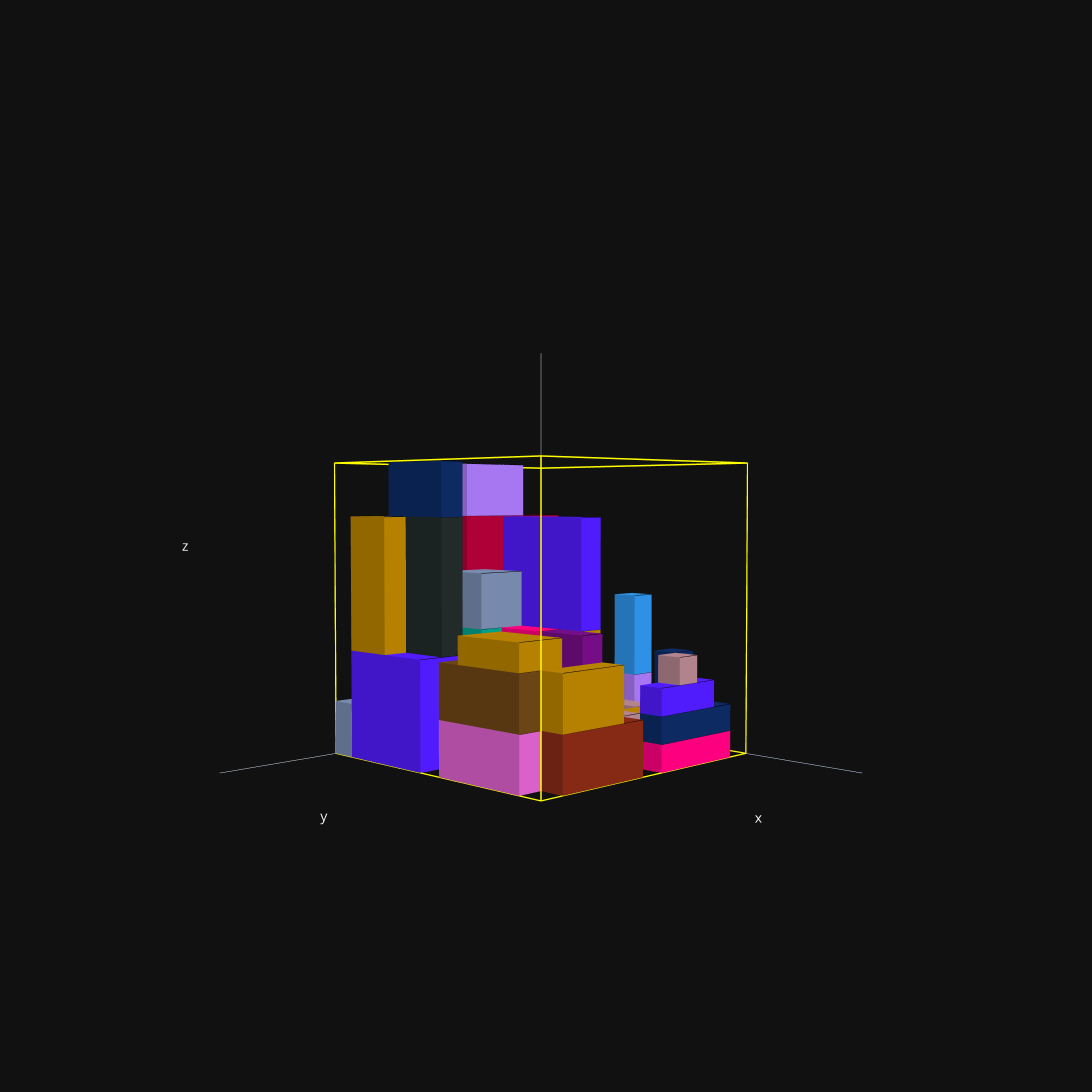

The cell this chart's notebook holds for it:
### Code cell


### Figure 1 — Plotly figure (JSON) as saved in the notebook; plotly's stock layout.template omitted (floating-point values rounded to 4 significant figures)
{"data": [{"line": {"color": "yellow", "width": 3}, "mode": "lines", "x": [0, 11], "y": [0, 0], "z": [0, 0], "type": "scatter3d"}, {"line": {"color": "yellow", "width": 3}, "mode": "lines", "x": [0, 0], "y": [0, 11], "z": [0, 0], "type": "scatter3d"}, {"line": {"color": "yellow", "width": 3}, "mode": "lines", "x": [0, 0], "y": [0, 0], "z": [0, 11], "type": "scatter3d"}, {"line": {"color": "yellow", "width": 3}, "mode": "lines", "x": [11, 11], "y": [0, 11], "z": [0, 0], "type": "scatter3d"}, {"line": {"color": "yellow", "width": 3}, "mode": "lines", "x": [11, 11], "y": [0, 0], "z": [0, 11], "type": "scatter3d"}, {"line": {"color": "yellow", "width": 3}, "mode": "lines", "x": [0, 11], "y": [11, 11], "z": [0, 0], "type": "scatter3d"}, {"line": {"color": "yellow", "width": 3}, "mode": "lines", "x": [0, 0], "y": [11, 11], "z": [0, 11], "type": "scatter3d"}, {"line": {"color": "yellow", "width": 3}, "mode": "lines", "x": [11, 11], "y": [11, 11], "z": [0, 11], "type": "scatter3d"}, {"line": {"color": "yellow", "width": 3}, "mode": "lines", "x": [0, 11], "y": [0, 0], "z": [11, 11], "type": "scatter3d"}, {"line": {"color": "yellow", "width": 3}, "mode": "lines", "x": [0, 0], "y": [0, 11], "z": [11, 11], "type": "scatter3d"}, {"line": {"color": "yellow", "width": 3}, "mode": "lines", "x": [11, 11], "y": [0, 11], "z": [11, 11], "type": "scatter3d"}, {"line": {"color": "yellow", "width": 3}, "mode": "lines", "x": [0, 11], "y": [11, 11], "z": [11, 11], "type": "scatter3d"}, {"color": "#FC0080", "flatshading": true, "i": [1, 2, 5, 6, 1, 4, 3, 6, 1, 7, 0, 6], "j": [0, 3, 4, 7, 0, 5, 2, 7, 3, 5, 2, 4], "k": [2, 1, 6, 5, 4, 1, 6, 3, 7, 1, 6, 0], "opacity": 1, "x": [1, 5, 1, 5, 1, 5, 1, 5], "y": [0, 0, 3, 3, 0, 0, 3, 3], "z": [0, 0, 0, 0, 3, 3, 3, 3], "type": "mesh3d"}, {"line": {"color": "black", "width": 0}, "mode": "lines", "x": [1, 5], "y": [3, 3], "z": [3, 3], "type": "scatter3d"}, {"color": "#511CFB", "flatshading": true, "i": [1, 2, 5, 6, 1, 4, 3, 6, 1, 7, 0, 6], "j": [0, 3, 4, 7, 0, 5, 2, 7, 3, 5, 2, 4], "k": [2, 1, 6, 5, 4, 1, 6, 3, 7, 1, 6, 0], "opacity": 1, "x": [9, 11, 9, 11, 9, 11, 9, 11], "y": [1, 1, 5, 5, 1, 1, 5, 5], "z": [0, 0, 0, 0, 4, 4, 4, 4], "type": "mesh3d"}, {"line": {"color": "black", "width": 0}, "mode": "lines", "x": [9, 11], "y": [5, 5], "z": [4, 4], "type": "scatter3d"}, {"color": "#A777F1", "flatshading": true, "i": [1, 2, 5, 6, 1, 4, 3, 6, 1, 7, 0, 6], "j": [0, 3, 4, 7, 0, 5, 2, 7, 3, 5, 2, 4], "k": [2, 1, 6, 5, 4, 1, 6, 3, 7, 1, 6, 0], "opacity": 1, "x": [2, 3, 2, 3, 2, 3, 2, 3], "y": [3, 3, 8, 8, 3, 3, 8, 8], "z": [0, 0, 0, 0, 3, 3, 3, 3], "type": "mesh3d"}, {"line": {"color": "black", "width": 0}, "mode": "lines", "x": [2, 3], "y": [8, 8], "z": [3, 3], "type": "scatter3d"}, {"color": "#B2828D", "flatshading": true, "i": [1, 2, 5, 6, 1, 4, 3, 6, 1, 7, 0, 6], "j": [0, 3, 4, 7, 0, 5, 2, 7, 3, 5, 2, 4], "k": [2, 1, 6, 5, 4, 1, 6, 3, 7, 1, 6, 0], "opacity": 1, "x": [5, 6, 5, 6, 5, 6, 5, 6], "y": [5, 5, 10, 10, 5, 5, 10, 10], "z": [0, 0, 0, 0, 2, 2, 2, 2], "type": "mesh3d"}, {"line": {"color": "black", "width": 0}, "mode": "lines", "x": [5, 6], "y": [10, 10], "z": [2, 2], "type": "scatter3d"}, {"color": "#511CFB", "flatshading": true, "i": [1, 2, 5, 6, 1, 4, 3, 6, 1, 7, 0, 6], "j": [0, 3, 4, 7, 0, 5, 2, 7, 3, 5, 2, 4], "k": [2, 1, 6, 5, 4, 1, 6, 3, 7, 1, 6, 0], "opacity": 1, "x": [0, 1, 0, 1, 0, 1, 0, 1], "y": [5, 5, 10, 10, 5, 5, 10, 10], "z": [0, 0, 0, 0, 1, 1, 1, 1], "type": "mesh3d"}, {"line": {"color": "black", "width": 0}, "mode": "lines", "x": [0, 1], "y": [10, 10], "z": [1, 1], "type": "scatter3d"}, {"color": "#DA60CA", "flatshading": true, "i": [1, 2, 5, 6, 1, 4, 3, 6, 1, 7, 0, 6], "j": [0, 3, 4, 7, 0, 5, 2, 7, 3, 5, 2, 4], "k": [2, 1, 6, 5, 4, 1, 6, 3, 7, 1, 6, 0], "opacity": 1, "x": [7, 8, 7, 8, 7, 8, 7, 8], "y": [3, 3, 8, 8, 3, 3, 8, 8], "z": [0, 0, 0, 0, 3, 3, 3, 3], "type": "mesh3d"}, {"line": {"color": "black", "width": 0}, "mode": "lines", "x": [7, 8], "y": [8, 8], "z": [3, 3], "type": "scatter3d"}, {"color": "#511CFB", "flatshading": true, "i": [1, 2, 5, 6, 1, 4, 3, 6, 1, 7, 0, 6], "j": [0, 3, 4, 7, 0, 5, 2, 7, 3, 5, 2, 4], "k": [2, 1, 6, 5, 4, 1, 6, 3, 7, 1, 6, 0], "opacity": 1, "x": [1, 2, 1, 2, 1, 2, 1, 2], "y": [7, 7, 9, 9, 7, 7, 9, 9], "z": [0, 0, 0, 0, 1, 1, 1, 1], "type": "mesh3d"}, {"line": {"color": "black", "width": 0}, "mode": "lines", "x": [1, 2], "y": [9, 9], "z": [1, 1], "type": "scatter3d"}, {"color": "#862A16", "flatshading": true, "i": [1, 2, 5, 6, 1, 4, 3, 6, 1, 7, 0, 6], "j": [0, 3, 4, 7, 0, 5, 2, 7, 3, 5, 2, 4], "k": [2, 1, 6, 5, 4, 1, 6, 3, 7, 1, 6, 0], "opacity": 1, "x": [6, 10, 6, 10, 6, 10, 6, 10], "y": [10, 10, 11, 11, 10, 10, 11, 11], "z": [0, 0, 0, 0, 2, 2, 2, 2], "type": "mesh3d"}, {"line": {"color": "black", "width": 0}, "mode": "lines", "x": [6, 10], "y": [11, 11], "z": [2, 2], "type": "scatter3d"}, {"color": "#222A2A", "flatshading": true, "i": [1, 2, 5, 6, 1, 4, 3, 6, 1, 7, 0, 6], "j": [0, 3, 4, 7, 0, 5, 2, 7, 3, 5, 2, 4], "k": [2, 1, 6, 5, 4, 1, 6, 3, 7, 1, 6, 0], "opacity": 1, "x": [9, 10, 9, 10, 9, 10, 9, 10], "y": [1, 1, 5, 5, 1, 1, 5, 5], "z": [4, 4, 4, 4, 9, 9, 9, 9], "type": "mesh3d"}, {"line": {"color": "black", "width": 0}, "mode": "lines", "x": [9, 10], "y": [5, 5], "z": [9, 9], "type": "scatter3d"}, {"color": "#B68100", "flatshading": true, "i": [1, 2, 5, 6, 1, 4, 3, 6, 1, 7, 0, 6], "j": [0, 3, 4, 7, 0, 5, 2, 7, 3, 5, 2, 4], "k": [2, 1, 6, 5, 4, 1, 6, 3, 7, 1, 6, 0], "opacity": 1, "x": [6, 7, 6, 7, 6, 7, 6, 7], "y": [5, 5, 9, 9, 5, 5, 9, 9], "z": [0, 0, 0, 0, 5, 5, 5, 5], "type": "mesh3d"}, {"line": {"color": "black", "width": 0}, "mode": "lines", "x": [6, 7], "y": [9, 9], "z": [5, 5], "type": "scatter3d"}, {"color": "#862A16", "flatshading": true, "i": [1, 2, 5, 6, 1, 4, 3, 6, 1, 7, 0, 6], "j": [0, 3, 4, 7, 0, 5, 2, 7, 3, 5, 2, 4], "k": [2, 1, 6, 5, 4, 1, 6, 3, 7, 1, 6, 0], "opacity": 1, "x": [2, 4, 2, 4, 2, 4, 2, 4], "y": [0, 0, 2, 2, 0, 0, 2, 2], "z": [3, 3, 3, 3, 4, 4, 4, 4], "type": "mesh3d"}, {"line": {"color": "black", "width": 0}, "mode": "lines", "x": [2, 4], "y": [2, 2], "z": [4, 4], "type": "scatter3d"}, {"color": "#6C4516", "flatshading": true, "i": [1, 2, 5, 6, 1, 4, 3, 6, 1, 7, 0, 6], "j": [0, 3, 4, 7, 0, 5, 2, 7, 3, 5, 2, 4], "k": [2, 1, 6, 5, 4, 1, 6, 3, 7, 1, 6, 0], "opacity": 1, "x": [8, 9, 8, 9, 8, 9, 8, 9], "y": [1, 1, 9, 9, 1, 1, 9, 9], "z": [0, 0, 0, 0, 1, 1, 1, 1], "type": "mesh3d"}, {"line": {"color": "black", "width": 0}, "mode": "lines", "x": [8, 9], "y": [9, 9], "z": [1, 1], "type": "scatter3d"}, {"color": "#0D2A63", "flatshading": true, "i": [1, 2, 5, 6, 1, 4, 3, 6, 1, 7, 0, 6], "j": [0, 3, 4, 7, 0, 5, 2, 7, 3, 5, 2, 4], "k": [2, 1, 6, 5, 4, 1, 6, 3, 7, 1, 6, 0], "opacity": 1, "x": [8, 9, 8, 9, 8, 9, 8, 9], "y": [1, 1, 9, 9, 1, 1, 9, 9], "z": [1, 1, 1, 1, 2, 2, 2, 2], "type": "mesh3d"}, {"line": {"color": "black", "width": 0}, "mode": "lines", "x": [8, 9], "y": [9, 9], "z": [2, 2], "type": "scatter3d"}, {"color": "#0D2A63", "flatshading": true, "i": [1, 2, 5, 6, 1, 4, 3, 6, 1, 7, 0, 6], "j": [0, 3, 4, 7, 0, 5, 2, 7, 3, 5, 2, 4], "k": [2, 1, 6, 5, 4, 1, 6, 3, 7, 1, 6, 0], "opacity": 1, "x": [9, 10, 9, 10, 9, 10, 9, 10], "y": [2, 2, 5, 5, 2, 2, 5, 5], "z": [9, 9, 9, 9, 11, 11, 11, 11], "type": "mesh3d"}, {"line": {"color": "black", "width": 0}, "mode": "lines", "x": [9, 10], "y": [5, 5], "z": [11, 11], "type": "scatter3d"}, {"color": "#511CFB", "flatshading": true, "i": [1, 2, 5, 6, 1, 4, 3, 6, 1, 7, 0, 6], "j": [0, 3, 4, 7, 0, 5, 2, 7, 3, 5, 2, 4], "k": [2, 1, 6, 5, 4, 1, 6, 3, 7, 1, 6, 0], "opacity": 1, "x": [6, 7, 6, 7, 6, 7, 6, 7], "y": [5, 5, 9, 9, 5, 5, 9, 9], "z": [5, 5, 5, 5, 9, 9, 9, 9], "type": "mesh3d"}, {"line": {"color": "black", "width": 0}, "mode": "lines", "x": [6, 7], "y": [9, 9], "z": [9, 9], "type": "scatter3d"}, {"color": "#AF0038", "flatshading": true, "i": [1, 2, 5, 6, 1, 4, 3, 6, 1, 7, 0, 6], "j": [0, 3, 4, 7, 0, 5, 2, 7, 3, 5, 2, 4], "k": [2, 1, 6, 5, 4, 1, 6, 3, 7, 1, 6, 0], "opacity": 1, "x": [5, 6, 5, 6, 5, 6, 5, 6], "y": [3, 3, 4, 4, 3, 3, 4, 4], "z": [0, 0, 0, 0, 5, 5, 5, 5], "type": "mesh3d"}, {"line": {"color": "black", "width": 0}, "mode": "lines", "x": [5, 6], "y": [4, 4], "z": [5, 5], "type": "scatter3d"}, {"color": "#B68100", "flatshading": true, "i": [1, 2, 5, 6, 1, 4, 3, 6, 1, 7, 0, 6], "j": [0, 3, 4, 7, 0, 5, 2, 7, 3, 5, 2, 4], "k": [2, 1, 6, 5, 4, 1, 6, 3, 7, 1, 6, 0], "opacity": 1, "x": [10, 11, 10, 11, 10, 11, 10, 11], "y": [1, 1, 3, 3, 1, 1, 3, 3], "z": [4, 4, 4, 4, 9, 9, 9, 9], "type": "mesh3d"}, {"line": {"color": "black", "width": 0}, "mode": "lines", "x": [10, 11], "y": [3, 3], "z": [9, 9], "type": "scatter3d"}, {"color": "#750D86", "flatshading": true, "i": [1, 2, 5, 6, 1, 4, 3, 6, 1, 7, 0, 6], "j": [0, 3, 4, 7, 0, 5, 2, 7, 3, 5, 2, 4], "k": [2, 1, 6, 5, 4, 1, 6, 3, 7, 1, 6, 0], "opacity": 1, "x": [7, 8, 7, 8, 7, 8, 7, 8], "y": [8, 8, 10, 10, 8, 8, 10, 10], "z": [0, 0, 0, 0, 5, 5, 5, 5], "type": "mesh3d"}, {"line": {"color": "black", "width": 0}, "mode": "lines", "x": [7, 8], "y": [10, 10], "z": [5, 5], "type": "scatter3d"}, {"color": "#00A08B", "flatshading": true, "i": [1, 2, 5, 6, 1, 4, 3, 6, 1, 7, 0, 6], "j": [0, 3, 4, 7, 0, 5, 2, 7, 3, 5, 2, 4], "k": [2, 1, 6, 5, 4, 1, 6, 3, 7, 1, 6, 0], "opacity": 1, "x": [8, 9, 8, 9, 8, 9, 8, 9], "y": [2, 2, 6, 6, 2, 2, 6, 6], "z": [2, 2, 2, 2, 5, 5, 5, 5], "type": "mesh3d"}, {"line": {"color": "black", "width": 0}, "mode": "lines", "x": [8, 9], "y": [6, 6], "z": [5, 5], "type": "scatter3d"}, {"color": "#1CA71C", "flatshading": true, "i": [1, 2, 5, 6, 1, 4, 3, 6, 1, 7, 0, 6], "j": [0, 3, 4, 7, 0, 5, 2, 7, 3, 5, 2, 4], "k": [2, 1, 6, 5, 4, 1, 6, 3, 7, 1, 6, 0], "opacity": 1, "x": [3, 4, 3, 4, 3, 4, 3, 4], "y": [4, 4, 5, 5, 4, 4, 5, 5], "z": [0, 0, 0, 0, 3, 3, 3, 3], "type": "mesh3d"}, {"line": {"color": "black", "width": 0}, "mode": "lines", "x": [3, 4], "y": [5, 5], "z": [3, 3], "type": "scatter3d"}, {"color": "#B68100", "flatshading": true, "i": [1, 2, 5, 6, 1, 4, 3, 6, 1, 7, 0, 6], "j": [0, 3, 4, 7, 0, 5, 2, 7, 3, 5, 2, 4], "k": [2, 1, 6, 5, 4, 1, 6, 3, 7, 1, 6, 0], "opacity": 1, "x": [2, 5, 2, 5, 2, 5, 2, 5], "y": [9, 9, 10, 10, 9, 9, 10, 10], "z": [0, 0, 0, 0, 2, 2, 2, 2], "type": "mesh3d"}, {"line": {"color": "black", "width": 0}, "mode": "lines", "x": [2, 5], "y": [10, 10], "z": [2, 2], "type": "scatter3d"}, {"color": "#00A08B", "flatshading": true, "i": [1, 2, 5, 6, 1, 4, 3, 6, 1, 7, 0, 6], "j": [0, 3, 4, 7, 0, 5, 2, 7, 3, 5, 2, 4], "k": [2, 1, 6, 5, 4, 1, 6, 3, 7, 1, 6, 0], "opacity": 1, "x": [2, 5, 2, 5, 2, 5, 2, 5], "y": [2, 2, 3, 3, 2, 2, 3, 3], "z": [3, 3, 3, 3, 6, 6, 6, 6], "type": "mesh3d"}, {"line": {"color": "black", "width": 0}, "mode": "lines", "x": [2, 5], "y": [3, 3], "z": [6, 6], "type": "scatter3d"}, {"color": "#A777F1", "flatshading": true, "i": [1, 2, 5, 6, 1, 4, 3, 6, 1, 7, 0, 6], "j": [0, 3, 4, 7, 0, 5, 2, 7, 3, 5, 2, 4], "k": [2, 1, 6, 5, 4, 1, 6, 3, 7, 1, 6, 0], "opacity": 1, "x": [5, 8, 5, 8, 5, 8, 5, 8], "y": [2, 2, 3, 3, 2, 2, 3, 3], "z": [0, 0, 0, 0, 5, 5, 5, 5], "type": "mesh3d"}, {"line": {"color": "black", "width": 0}, "mode": "lines", "x": [5, 8], "y": [3, 3], "z": [5, 5], "type": "scatter3d"}, {"color": "#DA60CA", "flatshading": true, "i": [1, 2, 5, 6, 1, 4, 3, 6, 1, 7, 0, 6], "j": [0, 3, 4, 7, 0, 5, 2, 7, 3, 5, 2, 4], "k": [2, 1, 6, 5, 4, 1, 6, 3, 7, 1, 6, 0], "opacity": 1, "x": [9, 11, 9, 11, 9, 11, 9, 11], "y": [6, 6, 10, 10, 6, 6, 10, 10], "z": [0, 0, 0, 0, 2, 2, 2, 2], "type": "mesh3d"}, {"line": {"color": "black", "width": 0}, "mode": "lines", "x": [9, 11], "y": [10, 10], "z": [2, 2], "type": "scatter3d"}, {"color": "#6C4516", "flatshading": true, "i": [1, 2, 5, 6, 1, 4, 3, 6, 1, 7, 0, 6], "j": [0, 3, 4, 7, 0, 5, 2, 7, 3, 5, 2, 4], "k": [2, 1, 6, 5, 4, 1, 6, 3, 7, 1, 6, 0], "opacity": 1, "x": [9, 11, 9, 11, 9, 11, 9, 11], "y": [6, 6, 10, 10, 6, 6, 10, 10], "z": [2, 2, 2, 2, 4, 4, 4, 4], "type": "mesh3d"}, {"line": {"color": "black", "width": 0}, "mode": "lines", "x": [9, 11], "y": [10, 10], "z": [4, 4], "type": "scatter3d"}, {"color": "#778AAE", "flatshading": true, "i": [1, 2, 5, 6, 1, 4, 3, 6, 1, 7, 0, 6], "j": [0, 3, 4, 7, 0, 5, 2, 7, 3, 5, 2, 4], "k": [2, 1, 6, 5, 4, 1, 6, 3, 7, 1, 6, 0], "opacity": 1, "x": [7, 11, 7, 11, 7, 11, 7, 11], "y": [0, 0, 1, 1, 0, 0, 1, 1], "z": [0, 0, 0, 0, 2, 2, 2, 2], "type": "mesh3d"}, {"line": {"color": "black", "width": 0}, "mode": "lines", "x": [7, 11], "y": [1, 1], "z": [2, 2], "type": "scatter3d"}, {"color": "#FC0080", "flatshading": true, "i": [1, 2, 5, 6, 1, 4, 3, 6, 1, 7, 0, 6], "j": [0, 3, 4, 7, 0, 5, 2, 7, 3, 5, 2, 4], "k": [2, 1, 6, 5, 4, 1, 6, 3, 7, 1, 6, 0], "opacity": 1, "x": [1, 5, 1, 5, 1, 5, 1, 5], "y": [10, 10, 11, 11, 10, 10, 11, 11], "z": [0, 0, 0, 0, 1, 1, 1, 1], "type": "mesh3d"}, {"line": {"color": "black", "width": 0}, "mode": "lines", "x": [1, 5], "y": [11, 11], "z": [1, 1], "type": "scatter3d"}, {"color": "#6C7C32", "flatshading": true, "i": [1, 2, 5, 6, 1, 4, 3, 6, 1, 7, 0, 6], "j": [0, 3, 4, 7, 0, 5, 2, 7, 3, 5, 2, 4], "k": [2, 1, 6, 5, 4, 1, 6, 3, 7, 1, 6, 0], "opacity": 1, "x": [5, 7, 5, 7, 5, 7, 5, 7], "y": [2, 2, 3, 3, 2, 2, 3, 3], "z": [5, 5, 5, 5, 6, 6, 6, 6], "type": "mesh3d"}, {"line": {"color": "black", "width": 0}, "mode": "lines", "x": [5, 7], "y": [3, 3], "z": [6, 6], "type": "scatter3d"}, {"color": "#862A16", "flatshading": true, "i": [1, 2, 5, 6, 1, 4, 3, 6, 1, 7, 0, 6], "j": [0, 3, 4, 7, 0, 5, 2, 7, 3, 5, 2, 4], "k": [2, 1, 6, 5, 4, 1, 6, 3, 7, 1, 6, 0], "opacity": 1, "x": [4, 7, 4, 7, 4, 7, 4, 7], "y": [4, 4, 5, 5, 4, 4, 5, 5], "z": [0, 0, 0, 0, 1, 1, 1, 1], "type": "mesh3d"}, {"line": {"color": "black", "width": 0}, "mode": "lines", "x": [4, 7], "y": [5, 5], "z": [1, 1], "type": "scatter3d"}, {"color": "#0D2A63", "flatshading": true, "i": [1, 2, 5, 6, 1, 4, 3, 6, 1, 7, 0, 6], "j": [0, 3, 4, 7, 0, 5, 2, 7, 3, 5, 2, 4], "k": [2, 1, 6, 5, 4, 1, 6, 3, 7, 1, 6, 0], "opacity": 1, "x": [1, 5, 1, 5, 1, 5, 1, 5], "y": [10, 10, 11, 11, 10, 10, 11, 11], "z": [1, 1, 1, 1, 2, 2, 2, 2], "type": "mesh3d"}, {"line": {"color": "black", "width": 0}, "mode": "lines", "x": [1, 5], "y": [11, 11], "z": [2, 2], "type": "scatter3d"}, {"color": "#B68100", "flatshading": true, "i": [1, 2, 5, 6, 1, 4, 3, 6, 1, 7, 0, 6], "j": [0, 3, 4, 7, 0, 5, 2, 7, 3, 5, 2, 4], "k": [2, 1, 6, 5, 4, 1, 6, 3, 7, 1, 6, 0], "opacity": 1, "x": [7, 10, 7, 10, 7, 10, 7, 10], "y": [10, 10, 11, 11, 10, 10, 11, 11], "z": [2, 2, 2, 2, 4, 4, 4, 4], "type": "mesh3d"}, {"line": {"color": "black", "width": 0}, "mode": "lines", "x": [7, 10], "y": [11, 11], "z": [4, 4], "type": "scatter3d"}, {"color": "#FC0080", "flatshading": true, "i": [1, 2, 5, 6, 1, 4, 3, 6, 1, 7, 0, 6], "j": [0, 3, 4, 7, 0, 5, 2, 7, 3, 5, 2, 4], "k": [2, 1, 6, 5, 4, 1, 6, 3, 7, 1, 6, 0], "opacity": 1, "x": [7, 8, 7, 8, 7, 8, 7, 8], "y": [4, 4, 8, 8, 4, 4, 8, 8], "z": [3, 3, 3, 3, 5, 5, 5, 5], "type": "mesh3d"}, {"line": {"color": "black", "width": 0}, "mode": "lines", "x": [7, 8], "y": [8, 8], "z": [5, 5], "type": "scatter3d"}, {"color": "#B2828D", "flatshading": true, "i": [1, 2, 5, 6, 1, 4, 3, 6, 1, 7, 0, 6], "j": [0, 3, 4, 7, 0, 5, 2, 7, 3, 5, 2, 4], "k": [2, 1, 6, 5, 4, 1, 6, 3, 7, 1, 6, 0], "opacity": 1, "x": [3, 4, 3, 4, 3, 4, 3, 4], "y": [5, 5, 9, 9, 5, 5, 9, 9], "z": [0, 0, 0, 0, 2, 2, 2, 2], "type": "mesh3d"}, {"line": {"color": "black", "width": 0}, "mode": "lines", "x": [3, 4], "y": [9, 9], "z": [2, 2], "type": "scatter3d"}, {"color": "#511CFB", "flatshading": true, "i": [1, 2, 5, 6, 1, 4, 3, 6, 1, 7, 0, 6], "j": [0, 3, 4, 7, 0, 5, 2, 7, 3, 5, 2, 4], "k": [2, 1, 6, 5, 4, 1, 6, 3, 7, 1, 6, 0], "opacity": 1, "x": [2, 5, 2, 5, 2, 5, 2, 5], "y": [10, 10, 11, 11, 10, 10, 11, 11], "z": [2, 2, 2, 2, 3, 3, 3, 3], "type": "mesh3d"}, {"line": {"color": "black", "width": 0}, "mode": "lines", "x": [2, 5], "y": [11, 11], "z": [3, 3], "type": "scatter3d"}, {"color": "#EB663B", "flatshading": true, "i": [1, 2, 5, 6, 1, 4, 3, 6, 1, 7, 0, 6], "j": [0, 3, 4, 7, 0, 5, 2, 7, 3, 5, 2, 4], "k": [2, 1, 6, 5, 4, 1, 6, 3, 7, 1, 6, 0], "opacity": 1, "x": [0, 1, 0, 1, 0, 1, 0, 1], "y": [8, 8, 9, 9, 8, 8, 9, 9], "z": [1, 1, 1, 1, 2, 2, 2, 2], "type": "mesh3d"}, {"line": {"color": "black", "width": 0}, "mode": "lines", "x": [0, 1], "y": [9, 9], "z": [2, 2], "type": "scatter3d"}, {"color": "#AF0038", "flatshading": true, "i": [1, 2, 5, 6, 1, 4, 3, 6, 1, 7, 0, 6], "j": [0, 3, 4, 7, 0, 5, 2, 7, 3, 5, 2, 4], "k": [2, 1, 6, 5, 4, 1, 6, 3, 7, 1, 6, 0], "opacity": 1, "x": [2, 7, 2, 7, 2, 7, 2, 7], "y": [2, 2, 3, 3, 2, 2, 3, 3], "z": [6, 6, 6, 6, 9, 9, 9, 9], "type": "mesh3d"}, {"line": {"color": "black", "width": 0}, "mode": "lines", "x": [2, 7], "y": [3, 3], "z": [9, 9], "type": "scatter3d"}, {"color": "#A777F1", "flatshading": true, "i": [1, 2, 5, 6, 1, 4, 3, 6, 1, 7, 0, 6], "j": [0, 3, 4, 7, 0, 5, 2, 7, 3, 5, 2, 4], "k": [2, 1, 6, 5, 4, 1, 6, 3, 7, 1, 6, 0], "opacity": 1, "x": [4, 7, 4, 7, 4, 7, 4, 7], "y": [2, 2, 3, 3, 2, 2, 3, 3], "z": [9, 9, 9, 9, 11, 11, 11, 11], "type": "mesh3d"}, {"line": {"color": "black", "width": 0}, "mode": "lines", "x": [4, 7], "y": [3, 3], "z": [11, 11], "type": "scatter3d"}, {"color": "#B2828D", "flatshading": true, "i": [1, 2, 5, 6, 1, 4, 3, 6, 1, 7, 0, 6], "j": [0, 3, 4, 7, 0, 5, 2, 7, 3, 5, 2, 4], "k": [2, 1, 6, 5, 4, 1, 6, 3, 7, 1, 6, 0], "opacity": 1, "x": [3, 4, 3, 4, 3, 4, 3, 4], "y": [10, 10, 11, 11, 10, 10, 11, 11], "z": [3, 3, 3, 3, 4, 4, 4, 4], "type": "mesh3d"}, {"line": {"color": "black", "width": 0}, "mode": "lines", "x": [3, 4], "y": [11, 11], "z": [4, 4], "type": "scatter3d"}, {"color": "#0D2A63", "flatshading": true, "i": [1, 2, 5, 6, 1, 4, 3, 6, 1, 7, 0, 6], "j": [0, 3, 4, 7, 0, 5, 2, 7, 3, 5, 2, 4], "k": [2, 1, 6, 5, 4, 1, 6, 3, 7, 1, 6, 0], "opacity": 1, "x": [2, 3, 2, 3, 2, 3, 2, 3], "y": [9, 9, 10, 10, 9, 9, 10, 10], "z": [2, 2, 2, 2, 4, 4, 4, 4], "type": "mesh3d"}, {"line": {"color": "black", "width": 0}, "mode": "lines", "x": [2, 3], "y": [10, 10], "z": [4, 4], "type": "scatter3d"}, {"color": "#2E91E5", "flatshading": true, "i": [1, 2, 5, 6, 1, 4, 3, 6, 1, 7, 0, 6], "j": [0, 3, 4, 7, 0, 5, 2, 7, 3, 5, 2, 4], "k": [2, 1, 6, 5, 4, 1, 6, 3, 7, 1, 6, 0], "opacity": 1, "x": [2, 3, 2, 3, 2, 3, 2, 3], "y": [7, 7, 8, 8, 7, 7, 8, 8], "z": [3, 3, 3, 3, 6, 6, 6, 6], "type": "mesh3d"}, {"line": {"color": "black", "width": 0}, "mode": "lines", "x": [2, 3], "y": [8, 8], "z": [6, 6], "type": "scatter3d"}, {"color": "#DA16FF", "flatshading": true, "i": [1, 2, 5, 6, 1, 4, 3, 6, 1, 7, 0, 6], "j": [0, 3, 4, 7, 0, 5, 2, 7, 3, 5, 2, 4], "k": [2, 1, 6, 5, 4, 1, 6, 3, 7, 1, 6, 0], "opacity": 1, "x": [4, 7, 4, 7, 4, 7, 4, 7], "y": [4, 4, 5, 5, 4, 4, 5, 5], "z": [1, 1, 1, 1, 3, 3, 3, 3], "type": "mesh3d"}, {"line": {"color": "black", "width": 0}, "mode": "lines", "x": [4, 7], "y": [5, 5], "z": [3, 3], "type": "scatter3d"}, {"color": "#B68100", "flatshading": true, "i": [1, 2, 5, 6, 1, 4, 3, 6, 1, 7, 0, 6], "j": [0, 3, 4, 7, 0, 5, 2, 7, 3, 5, 2, 4], "k": [2, 1, 6, 5, 4, 1, 6, 3, 7, 1, 6, 0], "opacity": 1, "x": [9, 11, 9, 11, 9, 11, 9, 11], "y": [7, 7, 10, 10, 7, 7, 10, 10], "z": [4, 4, 4, 4, 5, 5, 5, 5], "type": "mesh3d"}, {"line": {"color": "black", "width": 0}, "mode": "lines", "x": [9, 11], "y": [10, 10], "z": [5, 5], "type": "scatter3d"}, {"color": "#B2828D", "flatshading": true, "i": [1, 2, 5, 6, 1, 4, 3, 6, 1, 7, 0, 6], "j": [0, 3, 4, 7, 0, 5, 2, 7, 3, 5, 2, 4], "k": [2, 1, 6, 5, 4, 1, 6, 3, 7, 1, 6, 0], "opacity": 1, "x": [7, 10, 7, 10, 7, 10, 7, 10], "y": [0, 0, 1, 1, 0, 0, 1, 1], "z": [2, 2, 2, 2, 5, 5, 5, 5], "type": "mesh3d"}, {"line": {"color": "black", "width": 0}, "mode": "lines", "x": [7, 10], "y": [1, 1], "z": [5, 5], "type": "scatter3d"}, {"color": "#6C7C32", "flatshading": true, "i": [1, 2, 5, 6, 1, 4, 3, 6, 1, 7, 0, 6], "j": [0, 3, 4, 7, 0, 5, 2, 7, 3, 5, 2, 4], "k": [2, 1, 6, 5, 4, 1, 6, 3, 7, 1, 6, 0], "opacity": 1, "x": [5, 7, 5, 7, 5, 7, 5, 7], "y": [0, 0, 2, 2, 0, 0, 2, 2], "z": [0, 0, 0, 0, 2, 2, 2, 2], "type": "mesh3d"}, {"line": {"color": "black", "width": 0}, "mode": "lines", "x": [5, 7], "y": [2, 2], "z": [2, 2], "type": "scatter3d"}, {"color": "#778AAE", "flatshading": true, "i": [1, 2, 5, 6, 1, 4, 3, 6, 1, 7, 0, 6], "j": [0, 3, 4, 7, 0, 5, 2, 7, 3, 5, 2, 4], "k": [2, 1, 6, 5, 4, 1, 6, 3, 7, 1, 6, 0], "opacity": 1, "x": [7, 9, 7, 9, 7, 9, 7, 9], "y": [4, 4, 6, 6, 4, 4, 6, 6], "z": [5, 5, 5, 5, 7, 7, 7, 7], "type": "mesh3d"}, {"line": {"color": "black", "width": 0}, "mode": "lines", "x": [7, 9], "y": [6, 6], "z": [7, 7], "type": "scatter3d"}], "layout": {"scene": {"camera": {"eye": {"x": 2, "y": 2, "z": 0.1}}, "xaxis": {"nticks": 13, "range": [0, 16], "showgrid": false, "showticklabels": false}, "yaxis": {"nticks": 13, "range": [0, 16], "showgrid": false, "showticklabels": false}, "zaxis": {"nticks": 13, "range": [0, 16], "showgrid": false, "showticklabels": false}, "aspectmode": "cube"}, "showlegend": false, "width": 1200, "height": 1200, "margin": {"r": 20, "l": 10, "b": 10, "t": 10}}}
